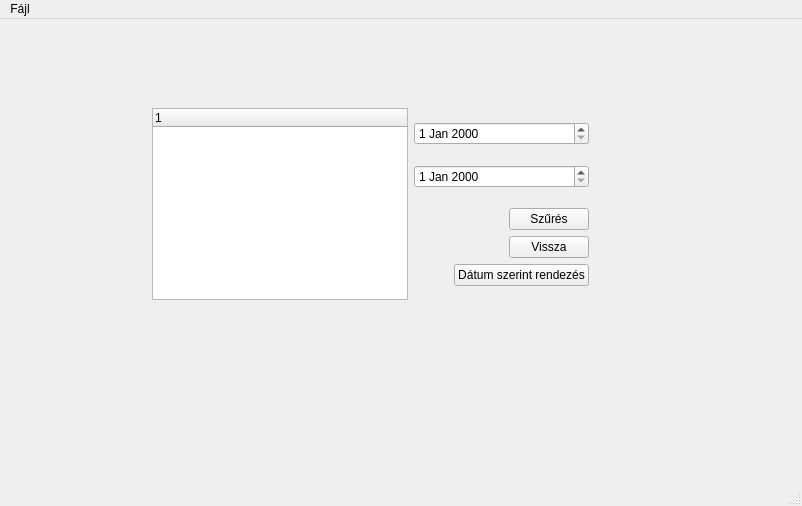
<?xml version="1.0" encoding="UTF-8"?>
<ui version="4.0">
 <class>MainWindow</class>
 <widget class="QMainWindow" name="MainWindow">
  <property name="geometry">
   <rect>
    <x>0</x>
    <y>0</y>
    <width>802</width>
    <height>506</height>
   </rect>
  </property>
  <property name="windowTitle">
   <string>MainWindow</string>
  </property>
  <widget class="QWidget" name="centralwidget">
   <widget class="QStackedWidget" name="stackedWidget">
    <property name="geometry">
     <rect>
      <x>0</x>
      <y>10</y>
      <width>741</width>
      <height>350</height>
     </rect>
    </property>
    <property name="currentIndex">
     <number>3</number>
    </property>
    <widget class="QWidget" name="page">
     <layout class="QGridLayout" name="gridLayout_2">
      <item row="0" column="1">
       <spacer name="verticalSpacer_3">
        <property name="orientation">
         <enum>Qt::Vertical</enum>
        </property>
        <property name="sizeHint" stdset="0">
         <size>
          <width>20</width>
          <height>32</height>
         </size>
        </property>
       </spacer>
      </item>
      <item row="1" column="0">
       <spacer name="horizontalSpacer_8">
        <property name="orientation">
         <enum>Qt::Horizontal</enum>
        </property>
        <property name="sizeHint" stdset="0">
         <size>
          <width>30</width>
          <height>20</height>
         </size>
        </property>
       </spacer>
      </item>
      <item row="1" column="1">
       <layout class="QVBoxLayout" name="verticalLayout_7">
        <item>
         <layout class="QHBoxLayout" name="horizontalLayout_3">
          <item>
           <layout class="QVBoxLayout" name="verticalLayout">
            <item>
             <widget class="QListWidget" name="listWidget"/>
            </item>
            <item>
             <layout class="QHBoxLayout" name="horizontalLayout">
              <item>
               <widget class="QLineEdit" name="lineEdit"/>
              </item>
              <item>
               <spacer name="horizontalSpacer">
                <property name="orientation">
                 <enum>Qt::Horizontal</enum>
                </property>
                <property name="sizeHint" stdset="0">
                 <size>
                  <width>40</width>
                  <height>20</height>
                 </size>
                </property>
               </spacer>
              </item>
              <item>
               <widget class="QPushButton" name="pushButton">
                <property name="text">
                 <string>Hozzáadás</string>
                </property>
               </widget>
              </item>
             </layout>
            </item>
           </layout>
          </item>
          <item>
           <layout class="QVBoxLayout" name="verticalLayout_2">
            <item>
             <widget class="QTableWidget" name="myTableWidget"/>
            </item>
            <item>
             <layout class="QHBoxLayout" name="horizontalLayout_2">
              <item>
               <spacer name="horizontalSpacer_3">
                <property name="orientation">
                 <enum>Qt::Horizontal</enum>
                </property>
                <property name="sizeHint" stdset="0">
                 <size>
                  <width>258</width>
                  <height>20</height>
                 </size>
                </property>
               </spacer>
              </item>
              <item>
               <widget class="QPushButton" name="pushButton_2">
                <property name="text">
                 <string>Kontaktok mentése </string>
                </property>
               </widget>
              </item>
             </layout>
            </item>
           </layout>
          </item>
         </layout>
        </item>
        <item>
         <layout class="QHBoxLayout" name="horizontalLayout_8">
          <item>
           <spacer name="horizontalSpacer_13">
            <property name="orientation">
             <enum>Qt::Horizontal</enum>
            </property>
            <property name="sizeHint" stdset="0">
             <size>
              <width>478</width>
              <height>20</height>
             </size>
            </property>
           </spacer>
          </item>
          <item>
           <layout class="QVBoxLayout" name="verticalLayout_6">
            <item>
             <widget class="QPushButton" name="adathalom">
              <property name="text">
               <string>Adathalom megjelenítése</string>
              </property>
             </widget>
            </item>
            <item>
             <widget class="QPushButton" name="felho">
              <property name="text">
               <string>Felhő</string>
              </property>
             </widget>
            </item>
           </layout>
          </item>
         </layout>
        </item>
       </layout>
      </item>
      <item row="1" column="2">
       <spacer name="horizontalSpacer_9">
        <property name="orientation">
         <enum>Qt::Horizontal</enum>
        </property>
        <property name="sizeHint" stdset="0">
         <size>
          <width>30</width>
          <height>20</height>
         </size>
        </property>
       </spacer>
      </item>
     </layout>
    </widget>
    <widget class="QWidget" name="page_2">
     <layout class="QGridLayout" name="gridLayout">
      <item row="0" column="1">
       <spacer name="verticalSpacer">
        <property name="orientation">
         <enum>Qt::Vertical</enum>
        </property>
        <property name="sizeHint" stdset="0">
         <size>
          <width>20</width>
          <height>71</height>
         </size>
        </property>
       </spacer>
      </item>
      <item row="1" column="0">
       <spacer name="horizontalSpacer_6">
        <property name="orientation">
         <enum>Qt::Horizontal</enum>
        </property>
        <property name="sizeHint" stdset="0">
         <size>
          <width>143</width>
          <height>20</height>
         </size>
        </property>
       </spacer>
      </item>
      <item row="1" column="1">
       <layout class="QHBoxLayout" name="horizontalLayout_6">
        <item>
         <layout class="QVBoxLayout" name="verticalLayout_3">
          <item>
           <widget class="QTableWidget" name="tableWidget"/>
          </item>
          <item>
           <layout class="QHBoxLayout" name="horizontalLayout_4">
            <item>
             <spacer name="horizontalSpacer_4">
              <property name="orientation">
               <enum>Qt::Horizontal</enum>
              </property>
              <property name="sizeHint" stdset="0">
               <size>
                <width>258</width>
                <height>20</height>
               </size>
              </property>
             </spacer>
            </item>
            <item>
             <widget class="QPushButton" name="pushButton_3">
              <property name="text">
               <string>Vissza</string>
              </property>
             </widget>
            </item>
           </layout>
          </item>
         </layout>
        </item>
        <item>
         <layout class="QVBoxLayout" name="verticalLayout_5">
          <item>
           <widget class="QDateEdit" name="tol"/>
          </item>
          <item>
           <widget class="QDateEdit" name="ig"/>
          </item>
          <item>
           <widget class="QPushButton" name="szures">
            <property name="text">
             <string>Szűrés</string>
            </property>
           </widget>
          </item>
         </layout>
        </item>
       </layout>
      </item>
      <item row="1" column="2">
       <spacer name="horizontalSpacer_7">
        <property name="orientation">
         <enum>Qt::Horizontal</enum>
        </property>
        <property name="sizeHint" stdset="0">
         <size>
          <width>142</width>
          <height>20</height>
         </size>
        </property>
       </spacer>
      </item>
      <item row="2" column="1">
       <spacer name="verticalSpacer_2">
        <property name="orientation">
         <enum>Qt::Vertical</enum>
        </property>
        <property name="sizeHint" stdset="0">
         <size>
          <width>20</width>
          <height>71</height>
         </size>
        </property>
       </spacer>
      </item>
     </layout>
    </widget>
    <widget class="QWidget" name="page_3">
     <layout class="QGridLayout" name="gridLayout_3">
      <item row="0" column="1">
       <spacer name="verticalSpacer_5">
        <property name="orientation">
         <enum>Qt::Vertical</enum>
        </property>
        <property name="sizeHint" stdset="0">
         <size>
          <width>20</width>
          <height>72</height>
         </size>
        </property>
       </spacer>
      </item>
      <item row="1" column="0">
       <spacer name="horizontalSpacer_11">
        <property name="orientation">
         <enum>Qt::Horizontal</enum>
        </property>
        <property name="sizeHint" stdset="0">
         <size>
          <width>181</width>
          <height>20</height>
         </size>
        </property>
       </spacer>
      </item>
      <item row="1" column="1">
       <layout class="QVBoxLayout" name="verticalLayout_8">
        <item>
         <widget class="QTableWidget" name="szurttable"/>
        </item>
        <item>
         <layout class="QHBoxLayout" name="horizontalLayout_7">
          <item>
           <spacer name="horizontalSpacer_10">
            <property name="orientation">
             <enum>Qt::Horizontal</enum>
            </property>
            <property name="sizeHint" stdset="0">
             <size>
              <width>278</width>
              <height>20</height>
             </size>
            </property>
           </spacer>
          </item>
          <item>
           <widget class="QPushButton" name="pushButton_4">
            <property name="text">
             <string>Vissza</string>
            </property>
           </widget>
          </item>
         </layout>
        </item>
       </layout>
      </item>
      <item row="1" column="2">
       <spacer name="horizontalSpacer_12">
        <property name="orientation">
         <enum>Qt::Horizontal</enum>
        </property>
        <property name="sizeHint" stdset="0">
         <size>
          <width>181</width>
          <height>20</height>
         </size>
        </property>
       </spacer>
      </item>
      <item row="2" column="1">
       <spacer name="verticalSpacer_6">
        <property name="orientation">
         <enum>Qt::Vertical</enum>
        </property>
        <property name="sizeHint" stdset="0">
         <size>
          <width>20</width>
          <height>72</height>
         </size>
        </property>
       </spacer>
      </item>
     </layout>
    </widget>
    <widget class="QWidget" name="page_4">
     <layout class="QGridLayout" name="gridLayout_4">
      <item row="0" column="1">
       <spacer name="verticalSpacer_7">
        <property name="orientation">
         <enum>Qt::Vertical</enum>
        </property>
        <property name="sizeHint" stdset="0">
         <size>
          <width>20</width>
          <height>60</height>
         </size>
        </property>
       </spacer>
      </item>
      <item row="2" column="2">
       <spacer name="verticalSpacer_4">
        <property name="orientation">
         <enum>Qt::Vertical</enum>
        </property>
        <property name="sizeHint" stdset="0">
         <size>
          <width>20</width>
          <height>32</height>
         </size>
        </property>
       </spacer>
      </item>
      <item row="1" column="0">
       <spacer name="horizontalSpacer_16">
        <property name="orientation">
         <enum>Qt::Horizontal</enum>
        </property>
        <property name="sizeHint" stdset="0">
         <size>
          <width>134</width>
          <height>20</height>
         </size>
        </property>
       </spacer>
      </item>
      <item row="1" column="3">
       <spacer name="horizontalSpacer_17">
        <property name="orientation">
         <enum>Qt::Horizontal</enum>
        </property>
        <property name="sizeHint" stdset="0">
         <size>
          <width>134</width>
          <height>20</height>
         </size>
        </property>
       </spacer>
      </item>
      <item row="1" column="1" colspan="2">
       <layout class="QHBoxLayout" name="horizontalLayout_12">
        <item>
         <widget class="QTreeWidget" name="treeWidget">
          <column>
           <property name="text">
            <string notr="true">1</string>
           </property>
          </column>
         </widget>
        </item>
        <item>
         <layout class="QVBoxLayout" name="verticalLayout_9">
          <item>
           <widget class="QDateEdit" name="from"/>
          </item>
          <item>
           <widget class="QDateEdit" name="to"/>
          </item>
          <item>
           <layout class="QVBoxLayout" name="verticalLayout_4">
            <item>
             <layout class="QHBoxLayout" name="horizontalLayout_5">
              <item>
               <spacer name="horizontalSpacer_2">
                <property name="orientation">
                 <enum>Qt::Horizontal</enum>
                </property>
                <property name="sizeHint" stdset="0">
                 <size>
                  <width>40</width>
                  <height>20</height>
                 </size>
                </property>
               </spacer>
              </item>
              <item>
               <widget class="QPushButton" name="pushButton_6">
                <property name="text">
                 <string>Szűrés</string>
                </property>
               </widget>
              </item>
             </layout>
            </item>
            <item>
             <layout class="QHBoxLayout" name="horizontalLayout_9">
              <item>
               <spacer name="horizontalSpacer_5">
                <property name="orientation">
                 <enum>Qt::Horizontal</enum>
                </property>
                <property name="sizeHint" stdset="0">
                 <size>
                  <width>40</width>
                  <height>20</height>
                 </size>
                </property>
               </spacer>
              </item>
              <item>
               <widget class="QPushButton" name="pushButton_5">
                <property name="text">
                 <string>Vissza</string>
                </property>
               </widget>
              </item>
             </layout>
            </item>
            <item>
             <layout class="QHBoxLayout" name="horizontalLayout_10">
              <item>
               <spacer name="horizontalSpacer_15">
                <property name="orientation">
                 <enum>Qt::Horizontal</enum>
                </property>
                <property name="sizeHint" stdset="0">
                 <size>
                  <width>40</width>
                  <height>20</height>
                 </size>
                </property>
               </spacer>
              </item>
              <item>
               <widget class="QPushButton" name="pushButton_8">
                <property name="text">
                 <string>Dátum szerint rendezés</string>
                </property>
               </widget>
              </item>
             </layout>
            </item>
           </layout>
          </item>
         </layout>
        </item>
       </layout>
      </item>
     </layout>
    </widget>
   </widget>
  </widget>
  <widget class="QMenuBar" name="menubar">
   <property name="geometry">
    <rect>
     <x>0</x>
     <y>0</y>
     <width>802</width>
     <height>21</height>
    </rect>
   </property>
   <widget class="QMenu" name="menuFile">
    <property name="title">
     <string>Fájl</string>
    </property>
    <addaction name="actionLoad"/>
    <addaction name="actionSave"/>
   </widget>
   <addaction name="menuFile"/>
  </widget>
  <widget class="QStatusBar" name="statusbar"/>
  <action name="actionLoad">
   <property name="text">
    <string>Betöltés</string>
   </property>
  </action>
  <action name="actionSave">
   <property name="text">
    <string>Mentés</string>
   </property>
  </action>
 </widget>
 <resources/>
 <connections/>
</ui>
